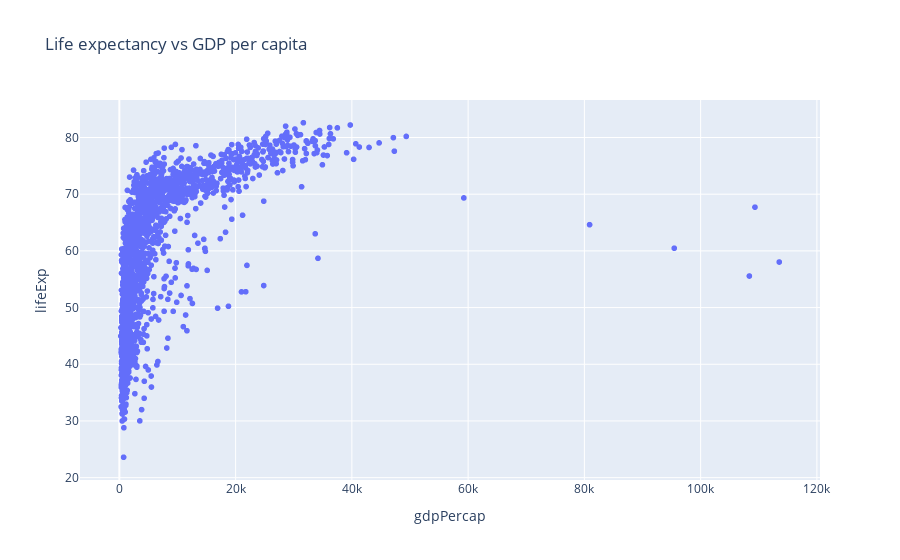

Write notebook code for a chart like this one.
### Code cell
fig = px.scatter(gapminder_df, x="gdpPercap", y="lifeExp", title="Life expectancy vs GDP per capita")
fig.show()

### Figure 1 — Plotly figure (JSON) as saved in the notebook; plotly's stock layout.template omitted (floating-point values rounded to 4 significant figures; data arrays with more than 128 entries replaced by an {"elided": "..."} marker saying what was removed)
{"data": [{"hovertemplate": "gdpPercap=%{x}<br>lifeExp=%{y}<extra></extra>", "legendgroup": "", "marker": {"color": "#636efa", "symbol": "circle"}, "mode": "markers", "name": "", "showlegend": false, "type": "scattergl", "x": {"elided": "1704 float values"}, "xaxis": "x", "y": {"elided": "1704 float values"}, "yaxis": "y"}], "layout": {"legend": {"tracegroupgap": 0}, "title": {"text": "Life expectancy vs GDP per capita"}, "xaxis": {"anchor": "y", "domain": [0, 1], "title": {"text": "gdpPercap"}}, "yaxis": {"anchor": "x", "domain": [0, 1], "title": {"text": "lifeExp"}}}}
